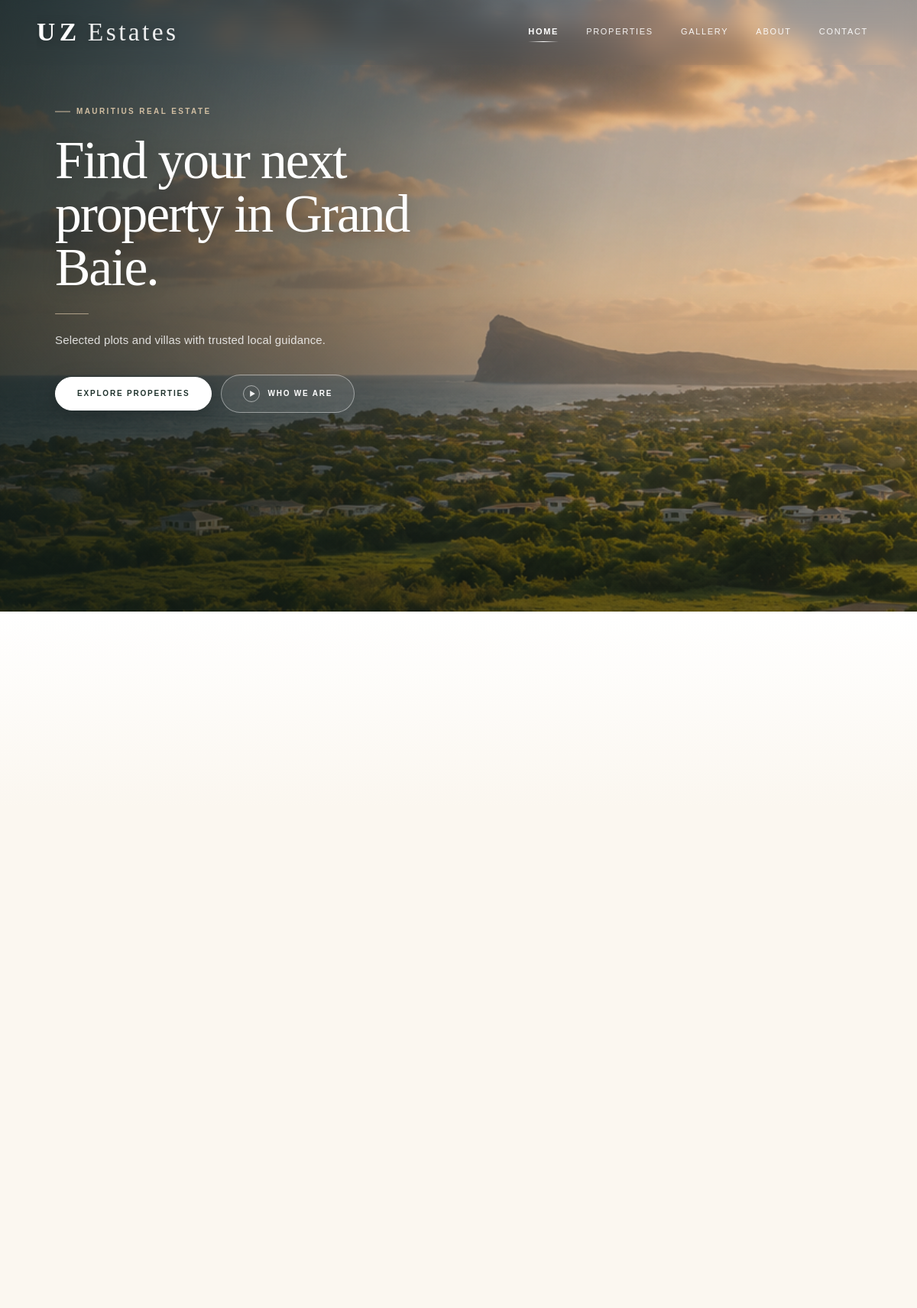
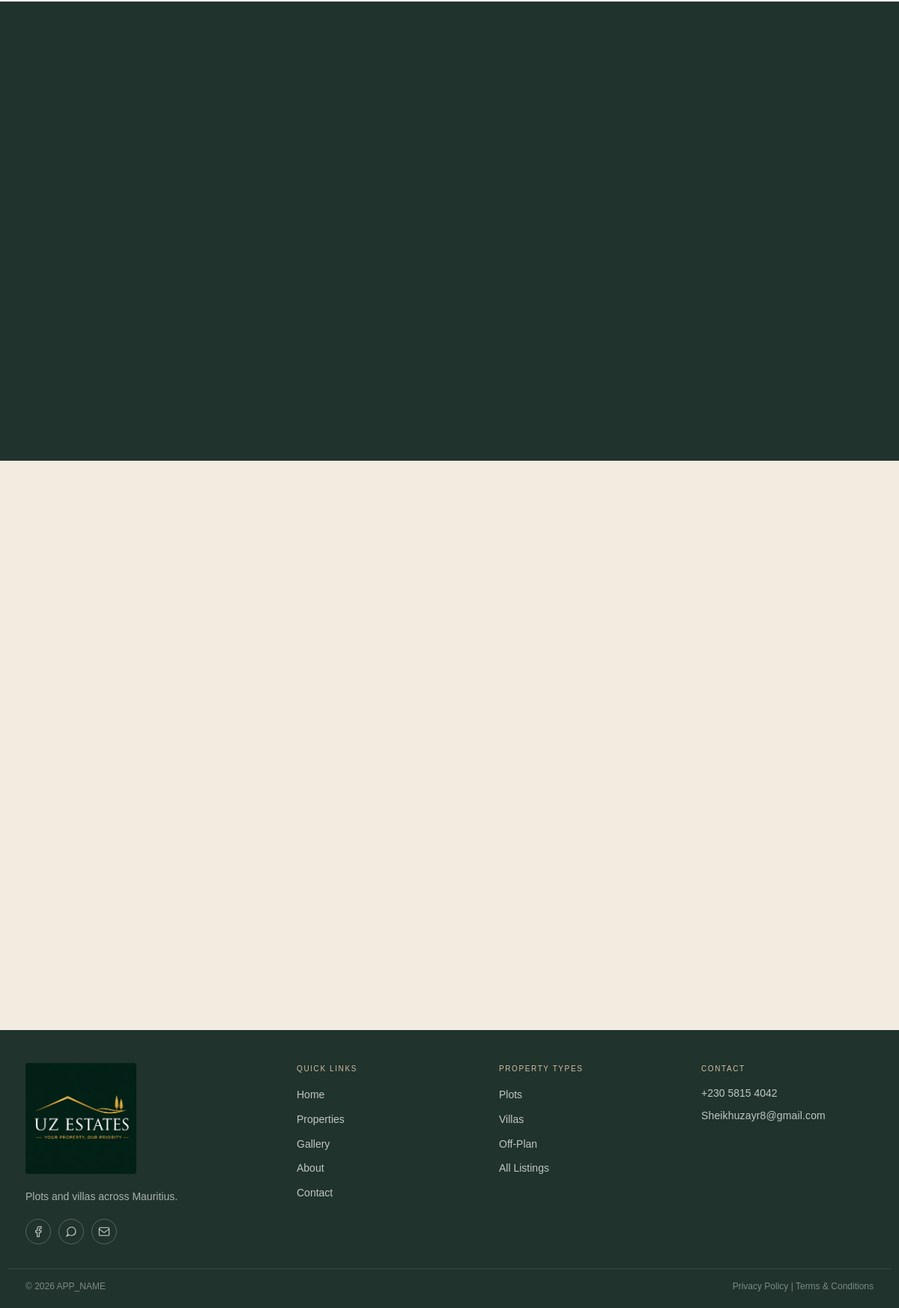
The page / on the database its author committed (2 pictures, top to bottom).
### tables this page shows
CREATE TABLE IF NOT EXISTS homepage_settings (
  id                    INT UNSIGNED AUTO_INCREMENT PRIMARY KEY,
  hero_images           JSON         NULL COMMENT 'Legacy — unused',
  featured_property_ids JSON         NULL COMMENT 'Legacy — unused',
  gallery_images        JSON         NULL COMMENT 'Legacy — unused',
  visual_section_image  VARCHAR(500) NULL,
  hero_kicker           VARCHAR(255) NULL,
  hero_title            VARCHAR(255) NULL,
  hero_subtitle         TEXT         NULL,
  hero_image            TEXT         NULL,
  cta_text              VARCHAR(255) NULL,
  hero_cta_url          VARCHAR(500) NULL,
  hero_secondary_text   VARCHAR(255) NULL,
  hero_secondary_url    VARCHAR(500) NULL,
  match_json            JSON         NULL,
  lifestyle_json        JSON         NULL,
  contact_json          JSON         NULL,
  visual_kicker         VARCHAR(255) NULL,
  visual_title          VARCHAR(255) NULL,
  visual_subtitle       TEXT         NULL,
  updated_at            DATETIME     NOT NULL DEFAULT CURRENT_TIMESTAMP ON UPDATE CURRENT_TIMESTAMP
);

CREATE TABLE IF NOT EXISTS contact_settings (
  id                  INT UNSIGNED AUTO_INCREMENT PRIMARY KEY,
  phone               VARCHAR(30)  NULL,
  whatsapp            VARCHAR(30)  NULL,
  email               VARCHAR(150) NULL,
  business_hours      VARCHAR(255) NULL,
  facebook_link       TEXT         NULL,
  tiktok_link         TEXT         NULL,
  instagram_link      TEXT         NULL,
  office_address      TEXT         NULL,
  google_maps_link    TEXT         NULL,
  google_maps_embed   TEXT         NULL,
  updated_at          DATETIME     NOT NULL DEFAULT CURRENT_TIMESTAMP ON UPDATE CURRENT_TIMESTAMP
);

### index.php (called while the page is built, shortened)
<?php
require __DIR__ . '/home.php';

### config/database.php (called while the page is built, shortened)
<?php
function db(): PDO
{
    static $pdo = null;
    if ($pdo === null) {
        $dsn = sprintf(
            'mysql:host=%s;dbname=%s;charset=%s',
            DB_HOST,
            DB_NAME,
            DB_CHARSET
        );
        $pdo = new PDO($dsn, DB_USER, DB_PASS, [
            PDO::ATTR_ERRMODE            => PDO::ERRMODE_EXCEPTION,
            PDO::ATTR_DEFAULT_FETCH_MODE => PDO::FETCH_ASSOC,
            PDO::ATTR_EMULATE_PREPARES   => false,
        ]);
    }
    return $pdo;
}

### includes/settings.php (called while the page is built, shortened)
<?php
require_once __DIR__ . '/../config/database.php';
require_once __DIR__ . '/functions.php';
function settings_homepage(): array
{
    $row = db()->query('SELECT * FROM homepage_settings WHERE id = 1 LIMIT 1')->fetch();
    return $row ?: [];
}
function settings_contact(): array
{
    $row = db()->query('SELECT * FROM contact_settings WHERE id = 1 LIMIT 1')->fetch();
    return $row ?: [];
}
function settings_contact_public(): array
{
    $row = settings_contact();
    $phoneLocal = phone_tel_local((string) ($row['phone'] ?? ''));
    $whatsapp   = phone_whatsapp_digits((string) ($row['whatsapp'] ?? ''));
    return [
        'phone'          => $phoneLocal,
        'whatsapp'       => $whatsapp,
        'email'          => $row['email'] ?? 'Sheikhuzayr8@gmail.com',
        'business_hours' => $row['business_hours'] ?? 'Mon – Sun, 8:00 AM – 5:00 PM',
        'facebook_link'  => $row['facebook_link'] ?? (defined('FACEBOOK_URL') ? FACEBOOK_URL : ''),
        'tiktok_link'    => $row['tiktok_link'] ?? '',
        'instagram_link' => $row['instagram_link'] ?? '',
        'phone_display'  => $phoneLocal !== '' ? format_phone_display($phoneLocal) : '',
        'phone_tel'      => $phoneLocal !== '' ? phone_tel_href($phoneLocal) : '',
        'whatsapp_url'   => whatsapp_url($whatsapp),
    ];
}

### includes/homepage.php (called while the page is built, shortened)
<?php
require_once __DIR__ . '/functions.php';
function homepage_asset_url(string $path): string
{
    $path = trim($path);
    if (str_starts_with($path, 'images/')) {
        return rtrim(BASE_URL, '/') . '/' . $path;
    }
    $uploaded = upload_url($path);
    return $uploaded ?? rtrim(BASE_URL, '/') . '/' . ltrim($path, '/');
}
function homepage_merge_section(array $defaults, array $stored): array
{
    $merged = array_replace_recursive($defaults, $stored);
    return $merged;
}
function homepage_content(?array $row = null): array
{
    $defaults = homepage_defaults();
    $row      = $row ?? [];
    $matchStored = homepage_decode_json($row['match_json'] ?? null);
    $lifeStored  = homepage_decode_json($row['lifestyle_json'] ?? null);
    $contactStored = homepage_decode_json($row['contact_json'] ?? null);
    return [
        'hero' => [
            'kicker'         => trim((string) ($row['hero_kicker'] ?? '')) ?: $defaults['hero']['kicker'],
            'title'          => trim((string) ($row['hero_title'] ?? '')) ?: $defaults['hero']['title'],
            'subtitle'       => trim((string) ($row['hero_subtitle'] ?? '')),
            'cta_text'       => trim((string) ($row['cta_text'] ?? '')) ?: $defaults['hero']['cta_text'],
            'cta_url'        => trim((string) ($row['hero_cta_url'] ?? '')) ?: $defaults['hero']['cta_url'],
            'secondary_text' => trim((string) ($row['hero_secondary_text'] ?? '')) ?: $defaults['hero']['secondary_text'],
            'secondary_url'  => trim((string) ($row['hero_secondary_url'] ?? '')) ?: $defaults['hero']['secondary_url'],
            'image'          => !empty($row['hero_image']) ? (string) $row['hero_image'] : $defaults['hero']['image'],
        ],
        'match'      => homepage_merge_section($defaults['match'], $matchStored),
        'lifestyle'  => homepage_merge_section($defaults['lifestyle'], $lifeStored),
        'contact'    => homepage_merge_section($defaults['contact'], $contactStored),
    ];
}
function homepage_decode_json(?string $json): array
{
    if ($json === null || trim($json) === '') {
        return [];
    }
    $decoded = json_decode($json, true);
    return is_array($decoded) ? $decoded : [];
}

### includes/functions.php (called while the page is built, shortened)
<?php
function e(?string $value): string
{
    return htmlspecialchars($value ?? '', ENT_QUOTES, 'UTF-8');
}
function phone_digits(string $phone): string
{
    return preg_replace('/\D/', '', $phone) ?? '';
}
function phone_local_digits(string $phone): string
{
    $digits = phone_digits($phone);
    return ltrim($digits, '0');
}
function phone_whatsapp_digits(string $phone): string
{
    $digits = phone_digits($phone);
    if (str_starts_with($digits, '230')) {
        return $digits;
    }
    return '230' . ltrim($digits, '0');
}
function format_phone_display(string $phone): string
{
    $local = phone_local_digits($phone);
    if (strlen($local) >= 8) {
        return '+230 ' . substr($local, 0, 4) . ' ' . substr($local, 4);
    }
    return trim($phone);
}
function phone_tel_href(string $phone): string
{
    $local = phone_local_digits($phone);
    return $local !== '' ? '+230' . $local : '';
}
function phone_tel_local(string $phone): string
{
    return phone_local_digits($phone);
}
function whatsapp_url(?string $number = null): string
{
    $digits = phone_whatsapp_digits($number ?? '');
    return $digits !== '' ? 'https://wa.me/' . $digits : '#';
}

### home.php (the view, shortened to what this page needs)
<?php
require_once __DIR__ . '/includes/settings.php';
require_once __DIR__ . '/includes/homepage.php';
$contactInfo  = settings_contact_public();
try {
    $home = homepage_content(settings_homepage());
} catch (Throwable $e) {
    $home = homepage_content([]);
}
$hero          = $home['hero'];
?>
<!DOCTYPE html>
<html lang="en">
<head>
  <link rel="stylesheet" href="css/style.css" />
  <link rel="stylesheet" href="css/header-nav.css" />
  <link rel="stylesheet" href="css/home.css?v=<?php echo (int) filemtime(__DIR__ . '/css/home.css'); ?>" />
  <link rel="stylesheet" href="css/page-animate.css?v=<?php echo (int) filemtime(__DIR__ . '/css/page-animate.css'); ?>" />
</head>
<body class="page-home">
<?php require __DIR__ . '/includes/site-header.php'; ?>
<main class="home-main">
  <section class="home-hero">
    <div class="home-hero-bg" role="img" aria-label="Luxury property in Mauritius"></div>
    <div class="home-hero-overlay" aria-hidden="true"></div>
    <div class="home-hero-inner">
      <div class="home-hero-copy hero-copy-block">
        <p class="kicker kicker-light hero-kicker"><?php echo e($hero['kicker']); ?></p>
        <h1><?php echo e($hero['title']); ?></h1>
        <div class="hero-title-divider hero-title-divider--on-dark" aria-hidden="true"></div>
        <?php if ($hero['subtitle'] !== ''): ?>
        <p class="hero-lead"><?php echo e($hero['subtitle']); ?></p>
        <?php else: ?>
        <p class="hero-lead"></p>
        <?php endif; ?>
        <div class="hero-actions">
          <a href="<?php echo e($hero['cta_url']); ?>" class="btn btn-solid hero-primary-btn"><?php echo e($hero['cta_text']); ?></a>
          <a href="<?php echo e($hero['secondary_url']); ?>" class="btn btn-ghost hero-gallery-btn">
            <span class="hero-play" aria-hidden="true">
              <svg width="10" height="12" viewBox="0 0 10 12" fill="currentColor"><path d="M0 0v12l10-6z"/></svg>
            </span>
            <?php echo e($hero['secondary_text']); ?>
          </a>
        </div>
      </div>
    </div>
  </section>
  <section class="home-match" id="properties">
    <div class="match-header-wrap">
      <header class="match-header" data-reveal-group>
      </header>
    </div>
  </section>
  <section class="home-lifestyle">
    <div class="lifestyle-shell">
      <div class="lifestyle-copy" data-reveal-group>
      </div>
      <div class="lifestyle-tiles" data-reveal-group>
      </div>
    </div>
  </section>
  <section class="home-contact" id="contact">
    <div class="contact-shell">
      <div class="contact-intro" data-reveal-group>
      </div>
    </div>
  </section>
</main>
<?php require __DIR__ . '/includes/site-footer.php'; ?>
</body>
</html>

### includes/site-footer.php (shortened to what this page needs)
<?php
require_once __DIR__ . '/settings.php';
$footerContact      = settings_contact_public();
$footerPhoneDisplay = $footerContact['phone_display'];
$footerPhoneTel     = $footerContact['phone_tel'];
$footerEmail        = $footerContact['email'];
$footerWhatsapp     = $footerContact['whatsapp'];
$footerFacebook     = $footerContact['facebook_link'] ?: (defined('FACEBOOK_URL') ? FACEBOOK_URL : '');
$footerUrl = static fn (string $path): string => e(BASE_URL . '/' . ltrim($path, '/'));
?>
<footer class="site-footer">
  <div class="site-footer-shell">
    <div class="site-footer-brand">
      <a href="<?php echo $footerUrl('home.php'); ?>" class="site-footer-logo-link">
        <img src="<?php echo e(BASE_URL); ?>/images/logo.png" alt="<?php echo e(APP_NAME); ?>" class="site-footer-logo-img" />
      </a>
      <p class="site-footer-text">Plots and villas across Mauritius.</p>
      <div class="site-footer-social" aria-label="Social links">
        <a href="<?php echo e($footerFacebook); ?>" class="site-social-link" target="_blank" rel="noopener noreferrer" aria-label="Facebook">
          <svg width="16" height="16" viewBox="0 0 24 24" fill="none" stroke="currentColor" stroke-width="1.6" aria-hidden="true"><path d="M18 2h-3a5 5 0 0 0-5 5v3H7v4h3v8h4v-8h3l1-4h-4V7a1 1 0 0 1 1-1h3z"/></svg>
        </a>
        <a href="<?php echo e(whatsapp_url($footerWhatsapp)); ?>" class="site-social-link" target="_blank" rel="noopener noreferrer" aria-label="WhatsApp">
          <svg width="16" height="16" viewBox="0 0 24 24" fill="none" stroke="currentColor" stroke-width="1.6" aria-hidden="true"><path d="M21 11.5a8.4 8.4 0 0 1-12.9 7.1L3 21l2.6-5A8.4 8.4 0 1 1 21 11.5z"/></svg>
        </a>
        <a href="mailto:<?php echo e($footerEmail); ?>" class="site-social-link" aria-label="Email">
          <svg width="16" height="16" viewBox="0 0 24 24" fill="none" stroke="currentColor" stroke-width="1.6" aria-hidden="true"><rect x="2" y="4" width="20" height="16" rx="2"/><path d="M2 7l10 7 10-7"/></svg>
        </a>
      </div>
    </div>
    <div class="site-footer-col">
      <p class="site-footer-heading">Quick Links</p>
      <ul>
        <li><a href="<?php echo $footerUrl('home.php'); ?>">Home</a></li>
        <li><a href="<?php echo $footerUrl('properties.php'); ?>">Properties</a></li>
        <li><a href="<?php echo $footerUrl('gallery.php'); ?>">Gallery</a></li>
        <li><a href="<?php echo $footerUrl('about.php'); ?>">About</a></li>
        <li><a href="<?php echo $footerUrl('contact.php'); ?>">Contact</a></li>
      </ul>
    </div>
    <div class="site-footer-col">
      <p class="site-footer-heading">Property Types</p>
      <ul>
        <li><a href="<?php echo $footerUrl('properties.php?category=plots'); ?>">Plots</a></li>
        <li><a href="<?php echo $footerUrl('properties.php?category=villas'); ?>">Villas</a></li>
        <li><a href="<?php echo $footerUrl('properties.php?category=off-plan'); ?>">Off-Plan</a></li>
        <li><a href="<?php echo $footerUrl('properties.php'); ?>">All Listings</a></li>
      </ul>
    </div>
    <div class="site-footer-col">
      <p class="site-footer-heading">Contact</p>
      <ul class="site-footer-contact">
        <li><a href="tel:<?php echo e($footerPhoneTel); ?>"><?php echo e($footerPhoneDisplay); ?></a></li>
        <li><a href="mailto:<?php echo e($footerEmail); ?>" class="site-footer-email"><?php echo e($footerEmail); ?></a></li>
      </ul>
    </div>
  </div>
  <div class="site-footer-bar">
    <p>© <?php echo date('Y'); ?> <?php echo e(APP_NAME); ?></p>
    <p class="site-footer-legal">
      <a href="<?php echo $footerUrl('privacy.php'); ?>">Privacy Policy</a>
      <span aria-hidden="true">|</span>
      <a href="<?php echo $footerUrl('terms.php'); ?>">Terms &amp; Conditions</a>
    </p>
  </div>
</footer>

### rows shown on the page
homepage_settings: hero_kicker "MAURITIUS REAL ESTATE", hero_title "Find your next property in Grand Baie.", hero_subtitle "Selected plots and villas with trusted local guidance."
contact_settings: email "Sheikhuzayr8@gmail.com"

### other values the page prints
$hero['cta_text'] "EXPLORE PROPERTIES"
$hero['secondary_text'] "WHO WE ARE"
$footerPhoneDisplay "+230 5815 4042"
APP_NAME "APP_NAME"
